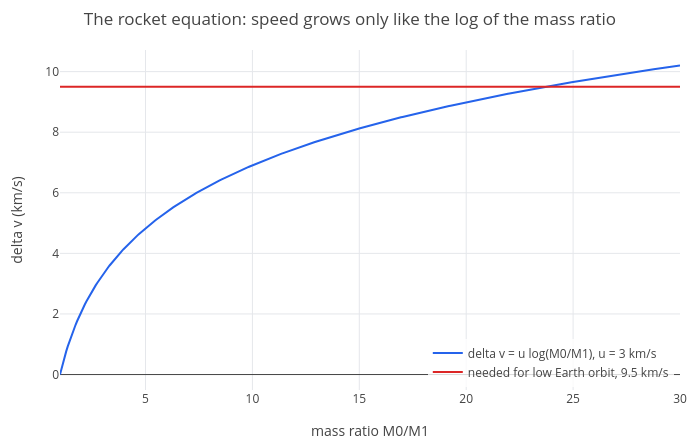

The notebook cell saved with this chart:
### Markdown cell above
This is **Tsiolkovsky's rocket equation** (1903): $\Delta v = u\log(M_0/M_1)$. The speed grows only with the logarithm
of the mass ratio. With $u = 3$ km/s, reaching 7.8 km/s needs a mass ratio of $e^{7.8/3} \approx 13$, and real launches
need about 9.5 km/s because of gravity and air drag:

### Code cell
u = 3 km/s;
eval(exp(7.8/3), 3)
eval(exp(9.5/3), 3)
p = plot(3*log(x), x, 1, 30);
p = show(p, plot(9.5, x, 1, 30));
p = legend(p, "delta v = u log(M0/M1), u = 3 km/s", "needed for low Earth orbit, 9.5 km/s");
labels(title(p, "The rocket equation: speed grows only like the log of the mass ratio"), "mass ratio M0/M1", "delta v (km/s)")

### Figure 1 — Plotly figure (JSON) as saved in the notebook; plotly's stock layout.template omitted (floating-point values rounded to 4 significant figures; data arrays with more than 128 entries replaced by an {"elided": "..."} marker saying what was removed)
{"data": [{"line": {"color": "#2563eb", "width": 2}, "mode": "lines", "name": "delta v = u log(M0/M1), u = 3 km/s", "type": "scatter", "x": {"elided": "402 float values"}, "y": {"elided": "402 float values"}}, {"line": {"color": "#dc2626", "width": 2}, "mode": "lines", "name": "needed for low Earth orbit, 9.5 km/s", "type": "scatter", "x": {"elided": "402 float values"}, "y": {"elided": "402 float values"}}], "layout": {"height": 440, "legend": {"bgcolor": "rgba(255,255,255,0.8)", "x": 0.99, "xanchor": "right", "y": 0.01, "yanchor": "bottom"}, "margin": {"b": 50, "l": 60, "r": 20, "t": 50}, "showlegend": true, "title": {"text": "The rocket equation: speed grows only like the log of the mass ratio"}, "width": 700, "xaxis": {"title": {"text": "mass ratio M0/M1"}, "zeroline": true}, "yaxis": {"range": [-0.5102, 10.71], "title": {"text": "delta v (km/s)"}, "zeroline": true}}}
